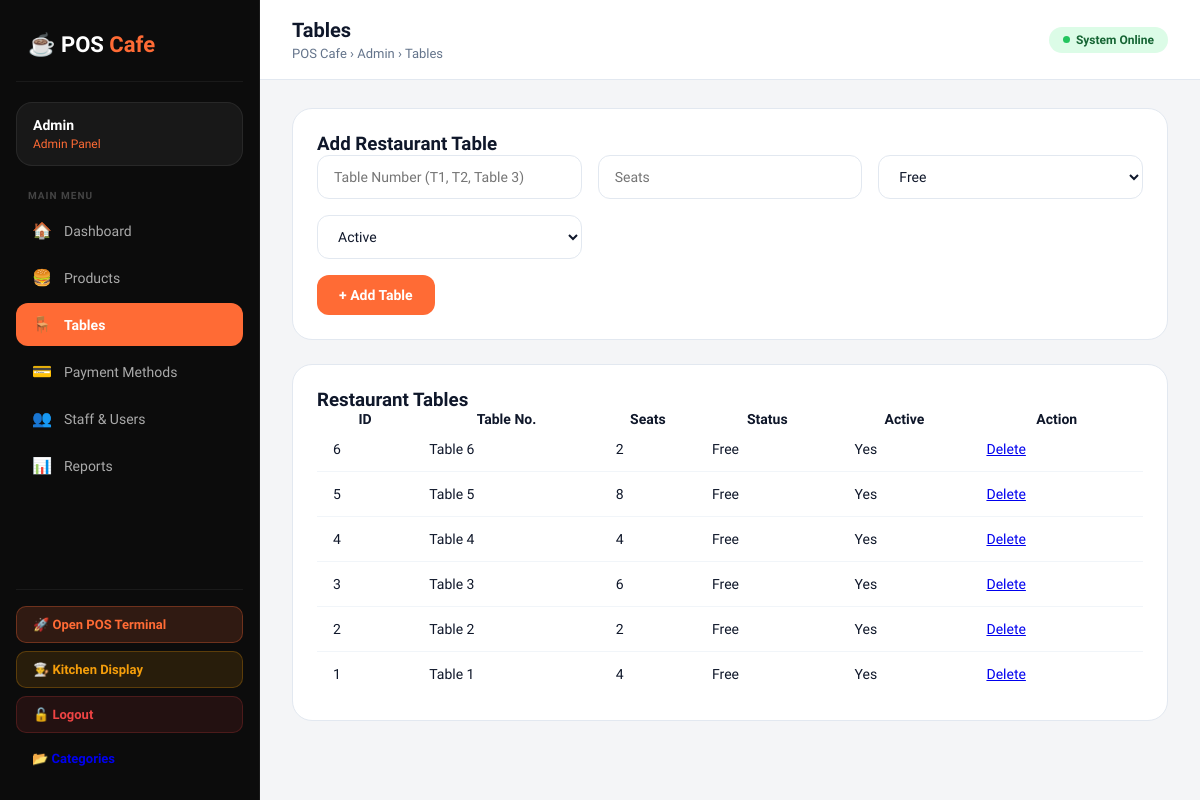
Screenshot of /admin/tables.php (signed in) with the database file from the repository.
### tables this page shows
CREATE TABLE `restaurant_tables` (
  `id` int(11) NOT NULL AUTO_INCREMENT,
  `table_number` varchar(20) NOT NULL,
  `seats` int(11) NOT NULL,
  `status` enum('free','occupied') DEFAULT 'free',
  `active` enum('yes','no') DEFAULT 'yes',
  `created_at` timestamp NOT NULL DEFAULT current_timestamp(),
  PRIMARY KEY (`id`)
);

### admin/tables.php (the view, shortened to what this page needs)
<?php
include("../config/db.php");
include("layout/header.php");
$tables = mysqli_query($conn, "SELECT * FROM restaurant_tables ORDER BY id DESC");
?>
<div class="panel">
    <h3>Add Restaurant Table</h3>
    <form method="POST">
        <div class="form-grid">
            <input type="text" name="table_number" placeholder="Table Number (T1, T2, Table 3)" required>
            <input type="number" name="seats" placeholder="Seats" required>
            <select name="status">
                <option value="free">Free</option>
            </select>
            <select name="active">
                <option value="yes">Active</option>
            </select>
        </div>
        <div style="margin-top:16px;">
            <button type="submit" name="add_table" class="btn-primary">+ Add Table</button>
        </div>
    </form>
</div>
<div class="panel">
    <h3>Restaurant Tables</h3>
    <div class="table-wrap">
        <table>
            <tr>
                <th>ID</th>
                <th>Table No.</th>
                <th>Seats</th>
                <th>Status</th>
                <th>Active</th>
                <th>Action</th>
            </tr>
            <?php while($row = mysqli_fetch_assoc($tables)) { ?>
            <tr>
                <td><?php echo $row['id']; ?></td>
                <td><?php echo htmlspecialchars($row['table_number']); ?></td>
                <td><?php echo $row['seats']; ?></td>
                <td>
                    <span class="<?php echo ($row['status'] == 'free') ? 'status-free' : 'status-occupied'; ?>">
                        <?php echo ucfirst($row['status']); ?>
                    </span>
                </td>
                <td>
                    <span class="<?php echo ($row['active'] == 'yes') ? 'status-yes' : 'status-no'; ?>">
                        <?php echo ucfirst($row['active']); ?>
                    </span>
                </td>
                <td>
                    <a class="action-btn delete-btn" href="delete_table.php?id=<?php echo $row['id']; ?>" onclick="return confirm('Delete this table?')">Delete</a>
                </td>
            </tr>
            <?php } ?>
        </table>
    </div>
</div>
<?php include("layout/footer.php"); ?>

### admin/layout/header.php (style rules this page uses)
*, *::before, *::after { margin: 0; padding: 0; box-sizing: border-box; }
:root { --primary: #FF6B35; --primary-dark: #E85520; --sidebar-bg: #0C0C0C; --sidebar-border: rgba(255,255,255,0.06); --main-bg: #F4F5F7; --card-bg: #FFFFFF; --text-dark: #0F172A; --text-muted: #64748B; --border: #E2E8F0; --success: #10B981; --danger: #EF4444; --warning: #F59E0B; }
body { font-family: 'Sora', sans-serif; background: var(--main-bg); color: var(--text-dark); }
.panel { background: var(--card-bg); border: 1px solid var(--border); border-radius: 20px; padding: 24px; margin-bottom: 24px; }
.form-grid { display: grid; grid-template-columns: repeat(auto-fit, minmax(220px, 1fr)); gap: 16px; }
input, select, textarea { padding: 12px 16px; border: 1px solid var(--border); border-radius: 12px; font-family: 'Sora', sans-serif; font-size: 14px; color: var(--text-dark); background: white; transition: all 0.2s ease; width: 100%; }
.btn-primary { background: var(--primary); color: white; border: none; padding: 12px 22px; border-radius: 12px; font-family: 'Sora', sans-serif; font-size: 14px; font-weight: 600; cursor: pointer; transition: all 0.2s ease; display: inline-flex; align-items: center; gap: 8px; }
.table-wrap { overflow-x: auto; }
table { width: 100%; border-collapse: collapse; font-size: 14px; }
table tbody td { padding: 14px 16px; border-bottom: 1px solid #F1F5F9; color: var(--text-dark); }
table tbody tr:last-child td { border-bottom: none; }

### rows the page displays
restaurant_tables: id "6", table_number "Table 6", seats "2", status "Free", active "Yes"
restaurant_tables: id "5", table_number "Table 5", seats "8", status "Free", active "Yes"
restaurant_tables: id "4", table_number "Table 4", seats "4", status "Free", active "Yes"
restaurant_tables: id "3", table_number "Table 3", seats "6", status "Free", active "Yes"
restaurant_tables: id "2", table_number "Table 2", seats "2", status "Free", active "Yes"
restaurant_tables: id "1", table_number "Table 1", seats "4", status "Free", active "Yes"

### other values shown
$user_name "Admin"
$user_role "Admin"
$item['icon'] "🏠"
$item['label'] "Dashboard"
$item['icon'] "🍔"
$item['label'] "Products"
$item['icon'] "🪑"
$item['label'] "Tables"
$item['icon'] "💳"
$item['label'] "Payment Methods"
$item['icon'] "👥"
$item['label'] "Staff & Users"
$item['icon'] "📊"
$item['label'] "Reports"
str_replace(['.php','_'], ['',' '], $current_page) "Tables"
